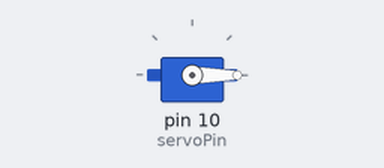
A sketch run on a simulated Arduino Uno, built with avr-gcc and run on an emulated ATmega328P. Shown: servo.

Above: at 0.1 s.
At 7.1 s:
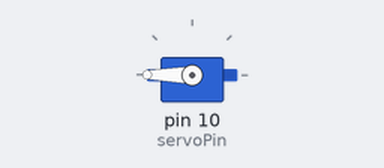
Timing chart, 0 to 9.5 s (numbered marks = the images above):
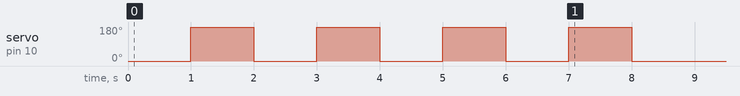

The sketch:

servo2.ino
```cpp
#include <Servo.h>

const int servoPin = 10;
Servo myServo;

void setup() {
  myServo.attach(servoPin);
  myServo.write(0);  //0도로 초기화

  delay(1000);

  for(int i = 0; i <= 3; i++){
    myServo.write(180);
    delay(1000);
    myServo.write(0);
    delay(1000);
  }

}

void loop() {
  // put your main code here, to run repeatedly:

}
```
